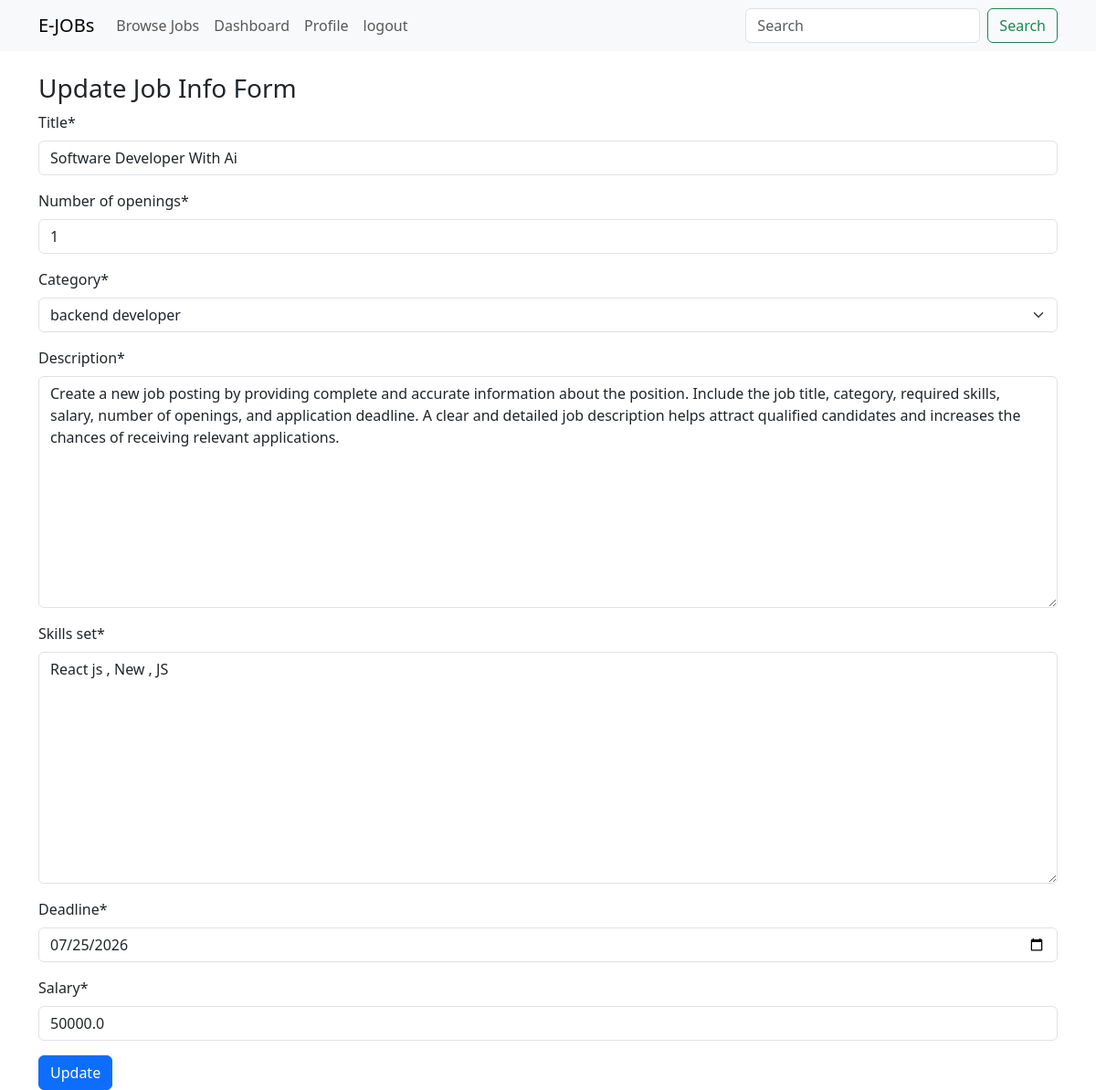
Screenshot of /update-job/3/ (signed in) with the database file from the repository.
### jobportal/models.py (models this page shows, shortened)
class JobPostModel(models.Model):
    posted_by = models.ForeignKey(
        RecruiterProfileModel,
        on_delete=models.CASCADE,
        related_name='job_post_info',
        null=True
    )
    title = models.CharField(max_length=200, null=True)
    number_of_openings = models.PositiveIntegerField(null=True)
    category = models.ForeignKey(
        CategoryModel,
        on_delete=models.CASCADE,
        null=True
    )
    description = models.TextField(null=True)
    skills_set = models.TextField(null=True)
    deadline = models.DateField(null=True)
    salary = models.FloatField(null=True)
    created_at = models.DateField(auto_now_add=True, null=True)
    updated_at = models.DateField(auto_now=True, null=True)

### jobportal/views.py (the view, shortened to what this page needs)
# urls.py: path('update-job/<str:id>/',update_job_view,name='update_job_view'),
@login_required
def update_job_view(request, id):
    try:
        recruiter_data = request.user.recruiter_profile
        job = JobPostModel.objects.get(id = id)
    except:
        messages.error(request, 'Please, Update your profile first.')
        return redirect('update_profile_view')
    form_data = JobPostForm(instance=job)
    context = {
        'form_data': form_data,
        'title': 'Update Job Page',
        'form_title': 'Update Job Info Form',
        'form_btn': 'Update',
    }
    return render(request, 'master/base-form.html', context)

### jobportal/forms.py
class JobPostForm(forms.ModelForm):
  class Meta:
    model = JobPostModel
    fields = '__all__'
    exclude = ['posted_by']
    widgets = {
        'deadline': forms.DateInput(attrs={
            'type': 'date'
        })
    }

### jobportal/models.py (called while the page is built)
    def __str__(self):
      return f'{self.name}'

### jobportal/templates/master/base-form.html (shortened to what this page needs)
{% extends 'master/base.html' %}
{% block content %}
{% load crispy_forms_tags %}
<h3>{{form_title}}</h3>
<form method="post" enctype="multipart/form-data">
  {{form_data|crispy}}
  <button type="submit" class="btn btn-primary">{{form_btn}}</button>
</form>
{% endblock content %}

### rows the page displays
JobPostModel: title "Software Developer With Ai", number_of_openings "1", category "backend developer", description "Create a new job posting by providing complete and accurate information about the position. Include the job title, category, required skills, salary, number of openings, and application deadline. A clear and detailed job description helps attract qualified candidates and increases the chances of receiving relevant applications.", skills_set "React js , New , JS", deadline "07/25/2026", salary "50000.0"
